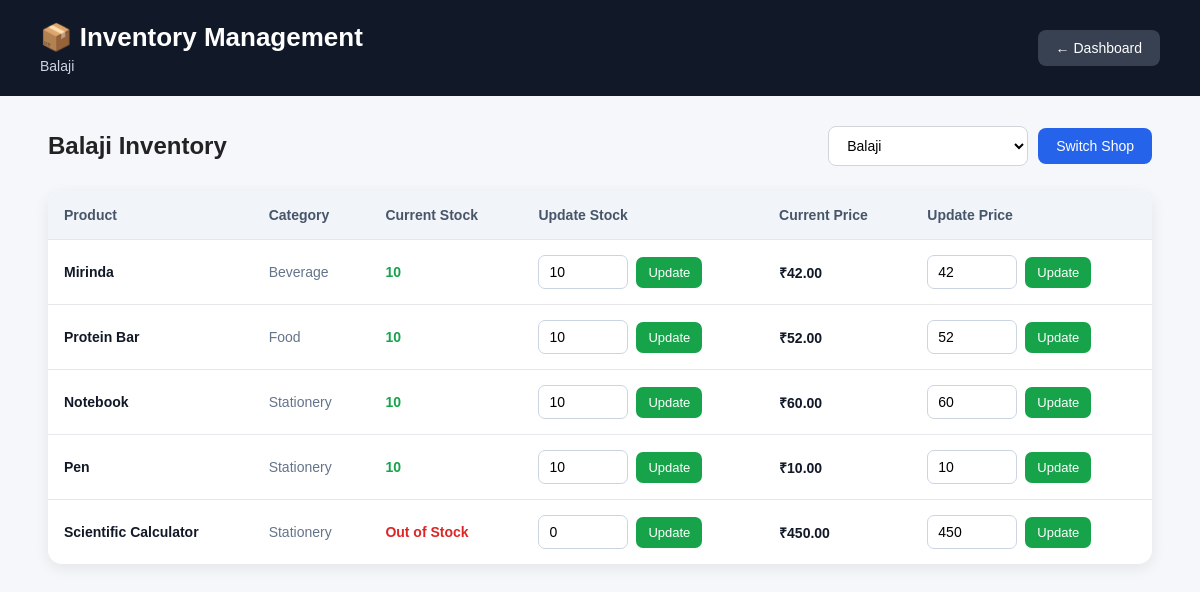
Screenshot of /inventory/3 with the database file from the repository.
### tables this page shows
CREATE TABLE shops (
    id INTEGER PRIMARY KEY,
    name TEXT NOT NULL UNIQUE
);

CREATE TABLE inventory (
    shop_id INTEGER,
    product_id INTEGER,
    stock INTEGER NOT NULL,
    price INTEGER NOT NULL,

    PRIMARY KEY (shop_id, product_id),

    FOREIGN KEY (shop_id) REFERENCES shops(id),
    FOREIGN KEY (product_id) REFERENCES products(id)
);

CREATE TABLE products (
    id INTEGER PRIMARY KEY,
    name TEXT NOT NULL,
    category TEXT NOT NULL
);

### app.py (the view)
@app.route("/inventory/<int:shop_id>")
def inventory(shop_id):
            conn = get_db_connection()
            shop = conn.execute(
                "SELECT * FROM shops WHERE id=?",
                (shop_id,)
            ).fetchone()
            shops = conn.execute(
                "SELECT * FROM shops"
            ).fetchall()
            inventory = conn.execute("""
                SELECT
                    inventory.product_id,
                    inventory.price,
                    inventory.stock,

                    products.name AS product_name,
                    products.category

                FROM inventory

                JOIN products
                    ON inventory.product_id = products.id

                WHERE inventory.shop_id = ?

                ORDER BY products.category, products.name
            """, (shop_id,)).fetchall()
            conn.close()
            return render_template(
                "inventory.html",
                shop=shop,
                shops=shops,
                inventory=inventory
            )

### app.py (called while the page is built)
def get_db_connection():
    conn = sqlite3.connect("campus_cart.db")
    conn.row_factory = sqlite3.Row
    return conn

### templates/inventory.html (shortened to what this page needs)
<!DOCTYPE html>
<html lang="en">
<head>
</head>
<body>
    <div class="header">
        <div>
            <h1>📦 Inventory Management</h1>
            <p>{{ shop['name'] }}</p>
        </div>
        <a href="{{ url_for('shopkeeper') }}" class="back-btn">
            ← Dashboard
        </a>
    </div>
    <div class="container">
        <div class="top-section">
            <div>
                <h2>{{ shop['name'] }} Inventory</h2>
            </div>
            <div class="shop-selector">
                <select id="shopSelect">
                    {% for shop_item in shops %}
                        <option
                            value="{{ shop_item['id'] }}"
                            {% if shop_item['id'] == shop['id'] %}selected{% endif %}
                        >
                            {{ shop_item['name'] }}
                        </option>
                    {% endfor %}
                </select>
                <button onclick="changeShop()">
                    Switch Shop
                </button>
            </div>
        </div>
        <div class="inventory-card">
            {% if inventory %}
            <table>
                <thead>
                    <tr>
                        <th>Product</th>
                        <th>Category</th>
                        <th>Current Stock</th>
                        <th>Update Stock</th>
                        <th>Current Price</th>
                        <th>Update Price</th>
                    </tr>
                </thead>
                <tbody>
                    {% for item in inventory %}
                    <tr>
                        <td>
                            <div class="product-name">
                                {{ item['product_name'] }}
                            </div>
                        </td>
                        <td>
                            <span class="category">
                                {{ item['category'] }}
                            </span>
                        </td>
                        <td>
                            {% if item['stock'] == 0 %}
                                <span style="color:#dc2626;font-weight:bold;">
                                    Out of Stock
                                </span>
                            {% elif item['stock'] <= 5 %}
                                <span style="color:#ea580c;font-weight:bold;">
                                    {{ item['stock'] }} left
                                </span>
                            {% else %}
                                <span style="color:#16a34a;font-weight:bold;">
                                    {{ item['stock'] }}
                                </span>
                            {% endif %}
                        </td>
                        <td>
                            <form
                                action="{{ url_for('update_stock') }}"
                                method="POST"
                                class="stock-form"
                            >
                                <input
                                    type="number"
                                    name="stock"
                                    value="{{ item['stock'] }}"
                                    min="0"
                                    required
                                >
                                <button
                                    type="submit"
                                    class="update-btn"
                                >
                                    Update
                                </button>
                            </form>
                        </td>
                        <td>
                            <span class="price">
                                ₹{{ "%.2f"|format(item['price']) }}
                            </span>
                        </td>
                        <td>
                            <form
                                action="{{ url_for('update_price') }}"
                                method="POST"
                                class="price-form"
                            >
                                <input
                                    type="number"
                                    name="price"
                                    value="{{ item['price'] }}"
                                    min="0"
                                    step="0.01"
                                    required
                                >
                                <button
                                    type="submit"
                                    class="update-btn"
                                >
                                    Update
                                </button>
                            </form>
                        </td>
                    </tr>
                    {% endfor %}
                </tbody>
            </table>
            {% endif %}
        </div>
    </div>
</body>
</html>

### templates/inventory.html (style rules this page uses)
* { box-sizing: border-box; margin: 0; padding: 0; font-family: Arial, sans-serif; }
body { background: #f5f7fb; color: #222; }
.header { background: #111827; color: white; padding: 22px 40px; display: flex; justify-content: space-between; align-items: center; }
.header h1 { font-size: 26px; }
.header p { margin-top: 5px; color: #cbd5e1; font-size: 14px; }
.back-btn { text-decoration: none; color: white; background: #374151; padding: 10px 18px; border-radius: 8px; font-size: 14px; }
.container { width: 92%; max-width: 1200px; margin: 30px auto; }
.top-section { display: flex; justify-content: space-between; align-items: center; margin-bottom: 25px; gap: 20px; }
.top-section h2 { font-size: 24px; }
.shop-selector { display: flex; gap: 10px; align-items: center; }
.shop-selector select { padding: 10px 14px; border: 1px solid #d1d5db; border-radius: 8px; background: white; font-size: 14px; min-width: 200px; }
.shop-selector button { border: none; background: #2563eb; color: white; padding: 10px 18px; border-radius: 8px; cursor: pointer; font-size: 14px; }
.inventory-card { background: white; border-radius: 14px; box-shadow: 0 4px 15px rgba(0, 0, 0, 0.08); overflow: hidden; }
table { width: 100%; border-collapse: collapse; }
thead { background: #f1f5f9; }
th { text-align: left; padding: 16px; font-size: 14px; color: #475569; }
td { padding: 15px 16px; border-top: 1px solid #e5e7eb; font-size: 14px; }
.product-name { font-weight: bold; color: #111827; }
.category { color: #64748b; }
.stock-form, .price-form { display: flex; gap: 8px; align-items: center; }
input[type="number"] { width: 90px; padding: 8px 10px; border: 1px solid #cbd5e1; border-radius: 7px; font-size: 14px; }
.update-btn { border: none; background: #16a34a; color: white; padding: 8px 12px; border-radius: 7px; cursor: pointer; font-size: 13px; }
.price { font-weight: bold; color: #111827; }

### rows the page displays
shops: name "Balaji"
inventory: product_name "Mirinda", category "Beverage", stock "10", price "42.00", price "42"
inventory: product_name "Protein Bar", category "Food", stock "10", price "52.00", price "52"
inventory: product_name "Notebook", category "Stationery", stock "10", price "60.00", price "60"
inventory: product_name "Pen", category "Stationery", stock "10", price "10.00", price "10"
inventory: product_name "Scientific Calculator", category "Stationery", shows "Out of Stock", stock "0", price "450.00", price "450"

### other values shown
form field value "Balaji"
